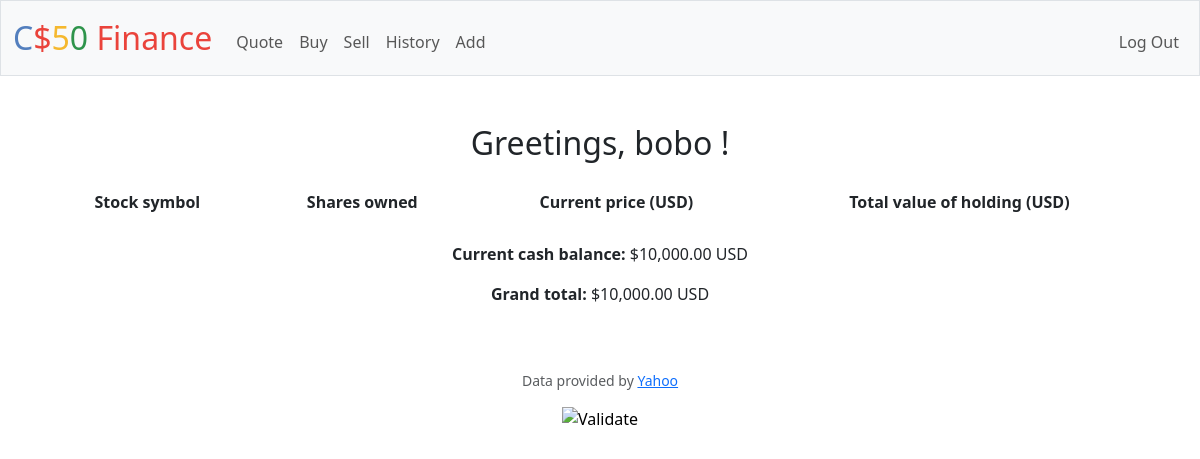
The page / (signed in) on the database its author committed.
### tables this page shows
CREATE TABLE users (id INTEGER PRIMARY KEY AUTOINCREMENT NOT NULL, username TEXT NOT NULL, hash TEXT NOT NULL, cash NUMERIC NOT NULL DEFAULT 10000.00);

### app.py (the view)
@app.route("/")
@login_required
def index():
    user_id = session["user_id"]
    user = db.execute("SELECT username, cash FROM users WHERE id = ?", user_id)
    user[0]["grand_total"] = user[0]["cash"]
    records = db.execute(
        "SELECT stock_symbol, SUM(CASE WHEN transaction_type = 'buy' THEN shares "
        "WHEN transaction_type = 'sell' THEN -shares "
        "ELSE 0 END) as total_shares "
        "FROM record WHERE user_id = ? GROUP BY stock_symbol", user_id
    )
    for record in records:
        record["current_price"] = lookup(record["stock_symbol"])["price"]
        record["total_value"] = record["current_price"] * record["total_shares"]
        user[0]["grand_total"] += record["total_value"]
    return render_template("index.html", records=records, user=user[0])

### app.py (called while the page is built)
@app.after_request
def after_request(response):
    response.headers["Cache-Control"] = "no-cache, no-store, must-revalidate"
    response.headers["Expires"] = 0
    response.headers["Pragma"] = "no-cache"
    return response

### helpers.py (called while the page is built)
def login_required(f):
    @wraps(f)
    def decorated_function(*args, **kwargs):
        if session.get("user_id") is None:
            return redirect("/login")
        return f(*args, **kwargs)
    return decorated_function

def usd(value):
    return f"${value:,.2f}"

### templates/index.html (shortened to what this page needs)
{% extends "layout.html" %}
{% block main %}
    <form action="/" method="get">
        <h2>Greetings, {{ user.username }} !</h2>
        <table>
            <thead>
                <tr>
                    <th>Stock symbol</th>
                    <th>Shares owned</th>
                    <th>Current price (USD)</th>
                    <th>Total value of holding (USD) </th>
                </tr>
            </thead>
        </table>
        <div class="mb-3">
            <p><strong>Current cash balance:</strong> {{ user.cash | usd }} USD</p>
        </div>
        <div class="mb-3">
            <p><strong>Grand total:</strong> {{ user.grand_total | usd }} USD</p>
        </div>
    </form>
{% endblock %}

### static/styles.css (style rules this page uses)
table { background-color: transparent; margin-bottom: 1rem; width: 100%; }
table th, table td { padding: 0.75rem; vertical-align: middle; }

### rows shown on the page
users: username "bobo", cash "$10,000.00", grand_total "$10,000.00"
